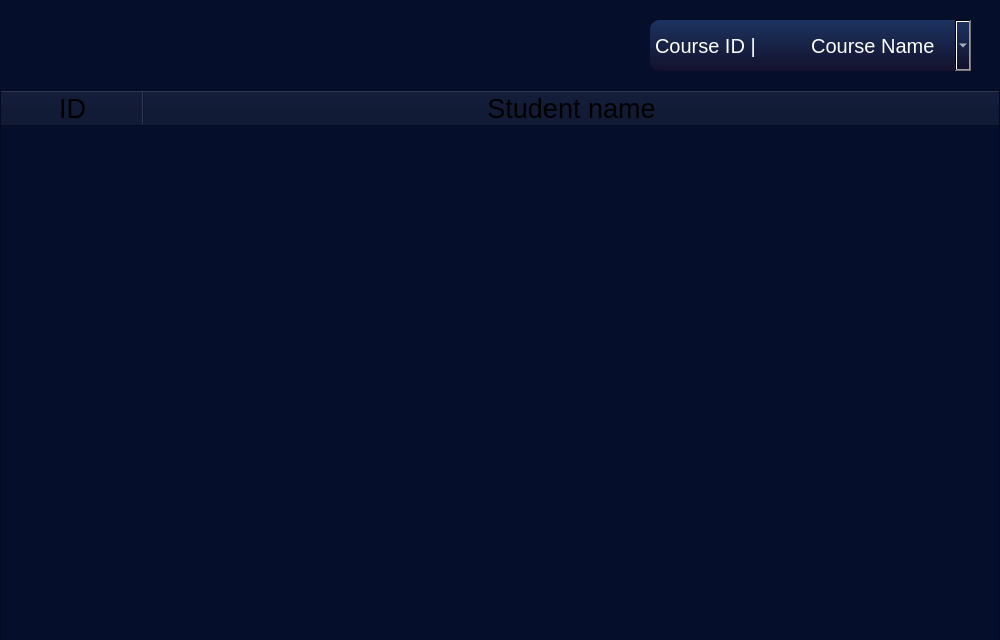
<?xml version="1.0" encoding="UTF-8"?>
<ui version="4.0">
 <class>viewStudent</class>
 <widget class="QDialog" name="viewStudent">
  <property name="geometry">
   <rect>
    <x>0</x>
    <y>0</y>
    <width>1000</width>
    <height>640</height>
   </rect>
  </property>
  <property name="windowTitle">
   <string>Dialog</string>
  </property>
  <property name="styleSheet">
   <string notr="true">background-color: rgb(5, 14, 43)</string>
  </property>
  <widget class="QComboBox" name="courseList">
   <property name="geometry">
    <rect>
     <x>650</x>
     <y>20</y>
     <width>321</width>
     <height>51</height>
    </rect>
   </property>
   <property name="styleSheet">
    <string notr="true">font-size:20px;
color :white;
border-radius: 10px;
background: qlineargradient(x1:0, y1:0, x2:0, y2:1, stop:0 #1c335f, stop:1 #13112d);
</string>
   </property>
   <item>
    <property name="text">
     <string>Course ID |          Course Name </string>
    </property>
   </item>
  </widget>
  <widget class="QTreeWidget" name="treeWidget">
   <property name="geometry">
    <rect>
     <x>0</x>
     <y>90</y>
     <width>1000</width>
     <height>551</height>
    </rect>
   </property>
   <property name="sizeIncrement">
    <size>
     <width>2</width>
     <height>0</height>
    </size>
   </property>
   <property name="font">
    <font>
     <family>Yu Gothic Medium</family>
     <pointsize>22</pointsize>
    </font>
   </property>
   <property name="cursor" stdset="0">
    <cursorShape>ArrowCursor</cursorShape>
   </property>
   <property name="sizeAdjustPolicy">
    <enum>QAbstractScrollArea::AdjustToContents</enum>
   </property>
   <property name="autoScroll">
    <bool>true</bool>
   </property>
   <property name="iconSize">
    <size>
     <width>0</width>
     <height>0</height>
    </size>
   </property>
   <property name="verticalScrollMode">
    <enum>QAbstractItemView::ScrollPerPixel</enum>
   </property>
   <property name="horizontalScrollMode">
    <enum>QAbstractItemView::ScrollPerPixel</enum>
   </property>
   <attribute name="headerCascadingSectionResizes">
    <bool>false</bool>
   </attribute>
   <attribute name="headerMinimumSectionSize">
    <number>20</number>
   </attribute>
   <attribute name="headerDefaultSectionSize">
    <number>143</number>
   </attribute>
   <column>
    <property name="text">
     <string>ID</string>
    </property>
    <property name="font">
     <font>
      <pointsize>20</pointsize>
     </font>
    </property>
    <property name="textAlignment">
     <set>AlignCenter</set>
    </property>
   </column>
   <column>
    <property name="text">
     <string>Student name</string>
    </property>
    <property name="font">
     <font>
      <pointsize>20</pointsize>
     </font>
    </property>
    <property name="textAlignment">
     <set>AlignCenter</set>
    </property>
   </column>
  </widget>
 </widget>
 <resources/>
 <connections/>
</ui>
